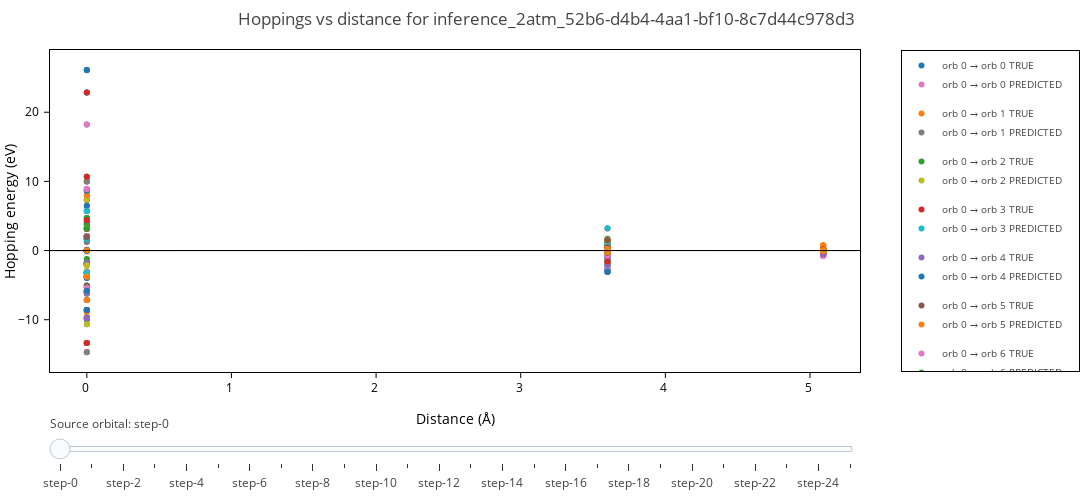

Notebook code cell kept with this figure:
### Markdown cell above
# Deprecated

### Code cell
import plotly.graph_objects as go
import numpy as np

k_i = 416*0
k_f = 416*1
k_range = range(k_i,k_f)  # * Choose the index/indices you want to plot

fig = go.Figure()

for j, (in_out_unique, in_out_iscs, in_out_distances, in_out_energies) in enumerate(to_plot):

    if j==0:
        title = "TRUE"
    else:
        title = "PREDICTED"

    for k in k_range:

        mask = in_out_distances[k] >= 0
        x = in_out_distances[k][mask]
        y = in_out_energies[k][mask]
        z = in_out_iscs[k][mask]

        group = f"({in_out_unique[k,0]}, {in_out_unique[k,1]})"

        fig.add_trace(go.Scatter(
            x=x,
            y=y,
            mode='markers',
            name=f"orb {in_out_unique[k,0]} → orb {in_out_unique[k,1]} {title}",  # Unicode arrow for clarity
            text=[f"{yi:.4f} eV<br>{xi:.2f} Å<br>shift {zi}" for xi, yi, zi in zip(x, y, z)],
            hoverinfo='text',
            marker=dict(size=6),
            legendgroup=group
        ))

    fig.add_shape(
        type="line",
        x0=min(x)-5,
        x1=max(x)+5,
        y0=0,
        y1=0,
        line=dict(color="black", width=1,),
        name="E = 0 eV"
    )

    xrange = max(x) - min(x)
    margin = 0.05 * xrange
    fig.update_xaxes(
        range=[0-margin, max(x)+margin],
    )

    fig.update_layout(
        title=f"Hoppings vs distance for {name}",
        xaxis_title="Distance (Å)",
        yaxis_title="Hopping energy (eV)",
        width=1200,
        height=500,
        legend=dict(
            x=1.05,
            y=1,
            font=dict(size=10),
            bgcolor='rgba(255,255,255,0.5)',  # Optional: semi-transparent background
            bordercolor='black',
            borderwidth=1
        ),
        margin=dict(l=50, r=150, t=50, b=50),
    )

filename = f"{name}_model{model_dir.parts[-1]}_{split}_energyvsdist_hoppings{k_range[0]}-{k_range[-1]}.html"
filepath = savedir_result / filename
fig.write_html(filepath)

fig.show()
